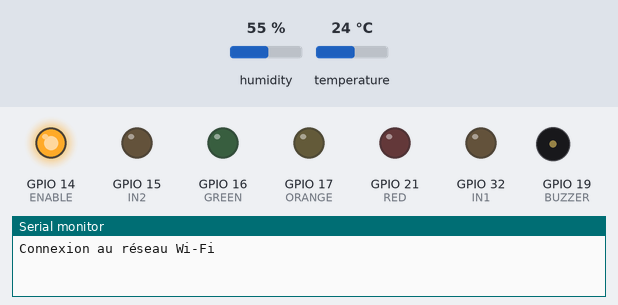
A sketch run on a simulated ESP32. Parts: output pins drawn as LEDs (lit = HIGH), buzzer (waves = sounding, pin HIGH), the last lines printed to the serial monitor. Inputs (shaded band) come from the test bench; at power-on: humidity 55 %, temperature 24 °C. WiFi joins after 1.5 s; servers stay silent unless stated; no MQTT or app messages arrive unless stated.

Above: at 0.1 s.
At 2.1 s:
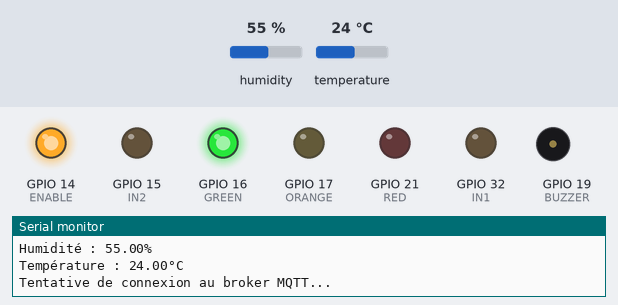
Timing chart, 0 to 3.6 s (numbered marks = the images above):
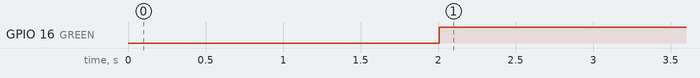

Measured:
- by itself, GPIO 16 (GREEN): LOW → HIGH at 2.0 s

The sketch:

projet2.ino
```cpp
#include "DHT.h" //libraire pour DHT22
#include <PubSubClient.h> //libraire pour MQTT
#include <WiFi.h> //librairie pour le WIFI

//Partie WIFI
const char* ssid = "PWME";
const char* password = "welcome to PWME";

//Partie MQQT
const char* mqtt_server = "10.1.2.3";//Adresse IP du broker
const int mqtt_port = 1883; //port utilisé par le broker
const char *topic = "pwme/groupe9/temperature";
WiFiClient espClient;           // Client Wi-Fi pour l'ESP32
PubSubClient client(espClient); // Client MQTT

#define DHTPIN 33
#define DHTTYPE DHT22
#define RED 21
#define GREEN 16
#define ORANGE 17
#define BUZZER 19
#define ENABLE 14
#define IN1 32
#define IN2 15
int seuil = 30;
unsigned long previousSensorMillis = 0;
unsigned long previousMQTTMillis = 0;
const long sensorInterval = 2000;
const long mqttInterval = 5000;

DHT dht(DHTPIN, DHTTYPE);

// Fonction de connexion au Wi-Fi
void setup_wifi() {
  Serial.begin(9600);
  Serial.print("Connexion au réseau Wi-Fi\n");
  WiFi.begin(ssid, password);

  while (WiFi.status() != WL_CONNECTED) {
    delay(1000);
    Serial.print("Connecting to Wifi\n");
  }
  Serial.println("\nConnecté !");
}

//Fonction de connexion au broker
void reconnect() {
  // Boucle de connexion tant que l'ESP32 n'est pas connecté
  while (!client.connected()) {
    Serial.print("Tentative de connexion au broker MQTT...\n");

    String clientId = "espClient-" + String(millis());  // Identifiant unique basé sur le temps écoulé sinon bug
    if (client.connect(clientId.c_str())) { // Connexion avec l'identifiant unique
      Serial.println("Connecté !");
    } else {
      Serial.print("Échec, tentative dans 2 secondes...\n");
      delay(2000);
    }
  }
}

void setup() {

  Serial.begin(9600);
  dht.begin();

  pinMode(RED, OUTPUT);
  pinMode(GREEN, OUTPUT);
  pinMode (ORANGE, OUTPUT);
  pinMode(BUZZER, OUTPUT);
  pinMode(ENABLE, OUTPUT);
  pinMode(IN1, OUTPUT);
  pinMode(IN2, OUTPUT);
  digitalWrite(ENABLE, HIGH);

  setup_wifi();

  client.setServer(mqtt_server, mqtt_port);
}

void loop(){

  unsigned long currentMillis = millis();
  float h = dht.readHumidity();
  float t = dht.readTemperature();
  if(isnan(h)){
    if (h<seuil){
      digitalWrite(RED,HIGH);
      tone (BUZZER, 600);
      digitalWrite(IN1, HIGH);
      digitalWrite(IN2, LOW);
      if (IN1 == HIGH or IN2 == LOW){
        digitalWrite(RED, LOW);
        digitalWrite(ORANGE, HIGH);
      }
    }
  }else{
    digitalWrite(GREEN, HIGH);
    digitalWrite(ORANGE, LOW);
    noTone(BUZZER);
    digitalWrite(IN1, LOW);
    digitalWrite(IN2, LOW);
  }

  //Partie capteur et OLED et Moniteur série
  if (currentMillis - previousSensorMillis >= sensorInterval) {
    previousSensorMillis = currentMillis;

    if (isnan(h) || isnan(t)) {
      Serial.println(F("Erreur : Données non reçues !"));
      return;
    }
    Serial.print(F("Humidité : "));
    Serial.print(h);
    Serial.println(F("%"));
    Serial.print(F("Température : "));
    Serial.print(t);
    Serial.println(F("°C"));

  }

  if (currentMillis - previousMQTTMillis >= mqttInterval) {
      previousMQTTMillis = currentMillis;

    if (isnan(h) || isnan(t)) {
      return;
    }

    char temp_str[8];
    char hum_str[8];
    dtostrf(t, 6, 2, temp_str); // Convertir float en chaîne pour protocole mqtt, le 6 c'est la largeur min de la chaîne et le 2 c'est la précision
    dtostrf(h, 6, 2, hum_str);

    //JSON
    String message = "{\"temperature\":" + String(temp_str) + ", \"humidité\":" + String(hum_str) +"}";
    client.publish(topic, message.c_str());

  }

  if (!client.connected()) {
    reconnect();
  }
  client.loop();
}
```
